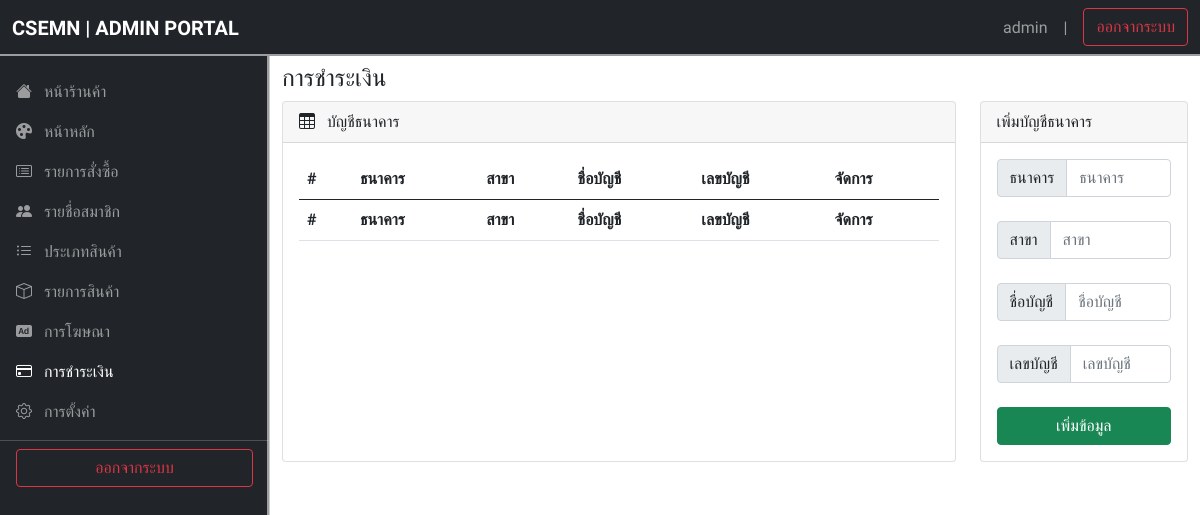
The app's page /admin/pages/payments/index.php (signed in), older data.
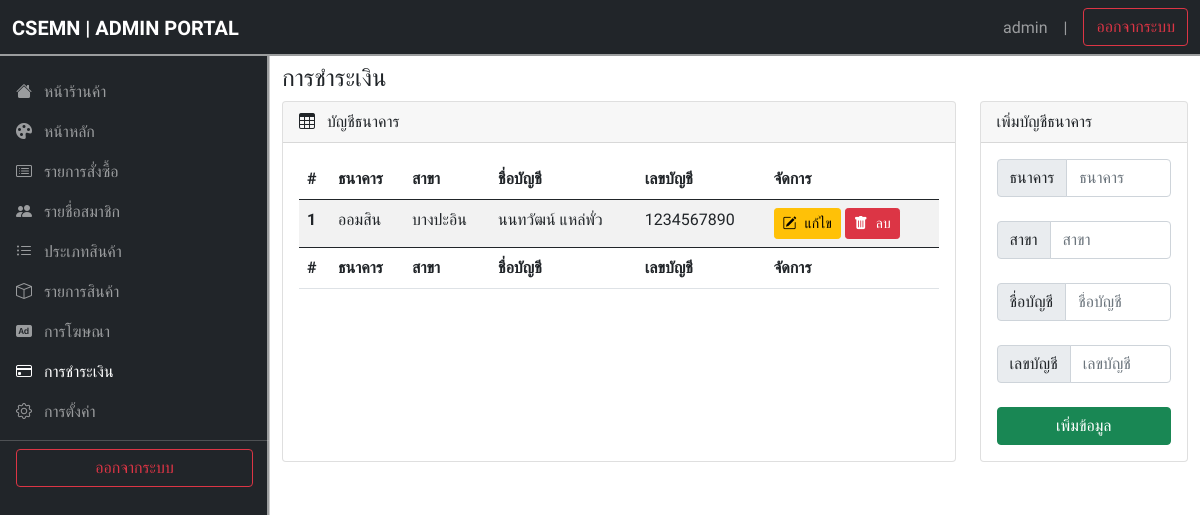
The same page, newer data.
### tables this page shows
CREATE TABLE `banks` (
  `id` int(2) NOT NULL,
  `bank` varchar(50) NOT NULL,
  `office` varchar(100) NOT NULL,
  `fullname` varchar(150) NOT NULL,
  `bank_number` varchar(20) NOT NULL
);

### admin/services/payments/banks.php (the view)
<?php
try {
    $sql = "SELECT * FROM banks ORDER BY id ASC";
    $stmt = $connect->prepare($sql);
    $stmt->execute();
    $result = $stmt->fetchAll();
} catch (PDOException $e) {
    echo "เกิดข้อผิดพลาด : " . $e->getMessage();
    exit();
}
$i = 0;
foreach ($result as $value) {
    $i++;
?>
    <tr>
        <th><?= $i ?></th>
        <td tyle='white-space:nowrap;'><?= $value['bank'] ?></td>
        <td tyle='white-space:nowrap;'><?= $value['office'] ?></td>
        <td tyle='white-space:nowrap;'><?= $value['fullname'] ?></td>
        <td tyle='white-space:nowrap;'><?= $value['bank_number'] ?></td>
        <td tyle='white-space:nowrap;'>
            <a href="?payments=update&id=<?= $value['id'] ?>" class="btn btn-warning btn-sm"><i class='bi bi-pencil-square me-2'></i>แก้ไข</a>
            <a href="?payments=delete&id=<?= $value['id'] ?>" class="btn btn-danger btn-sm" onclick="return confirm('คุณต้องการที่จะลบรายการนี้ ?')"><i class='bi bi-trash-fill me-2'></i>ลบ</a>
        </td>
    </tr>
<?php
}
?>

Row changes from the older to the newer data that the page shows:
added banks: bank "ออมสิน", office "บางปะอิน", fullname "นนทวัฒน์ แหล่พั่ว", bank_number "1234567890"
